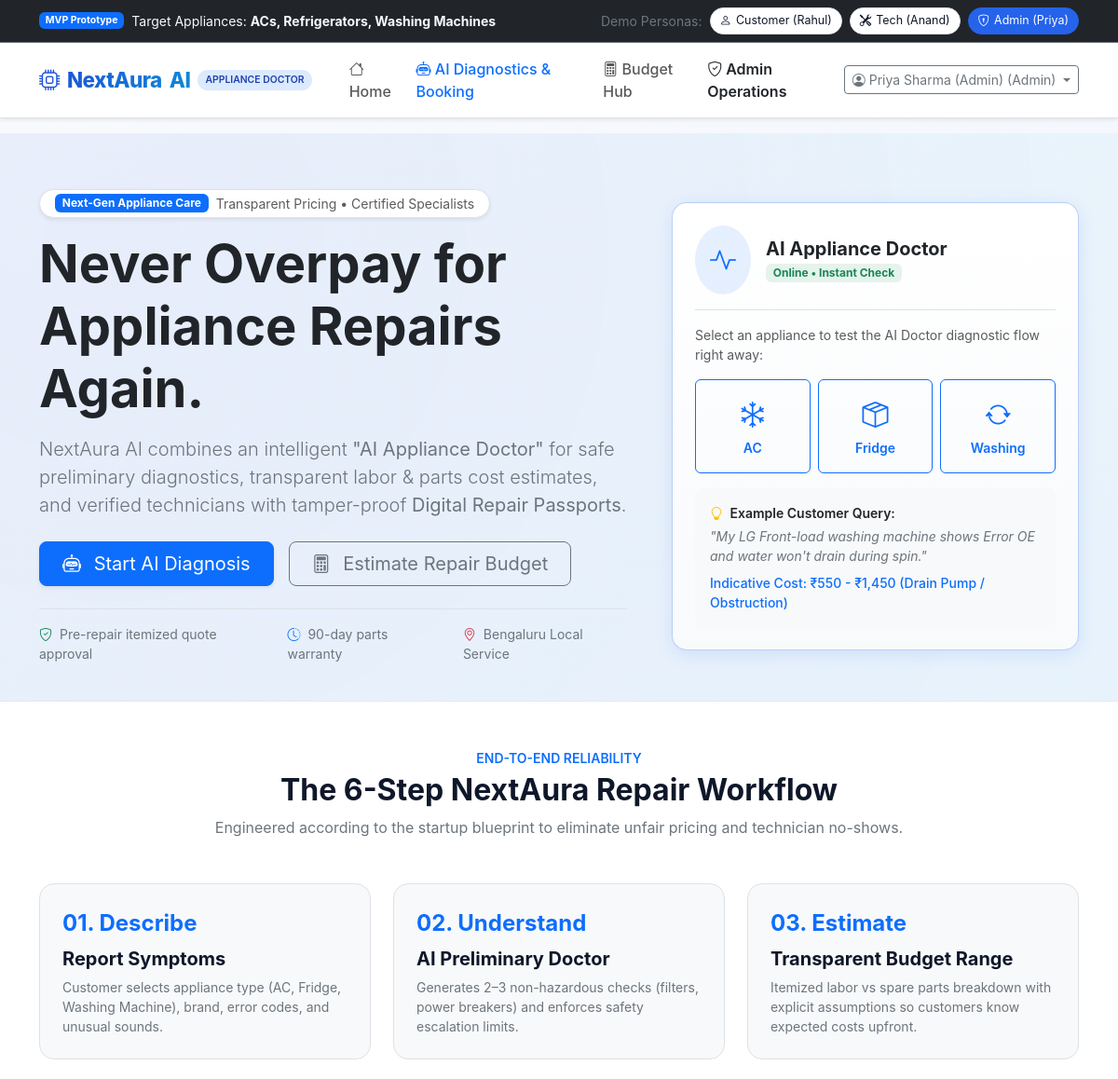
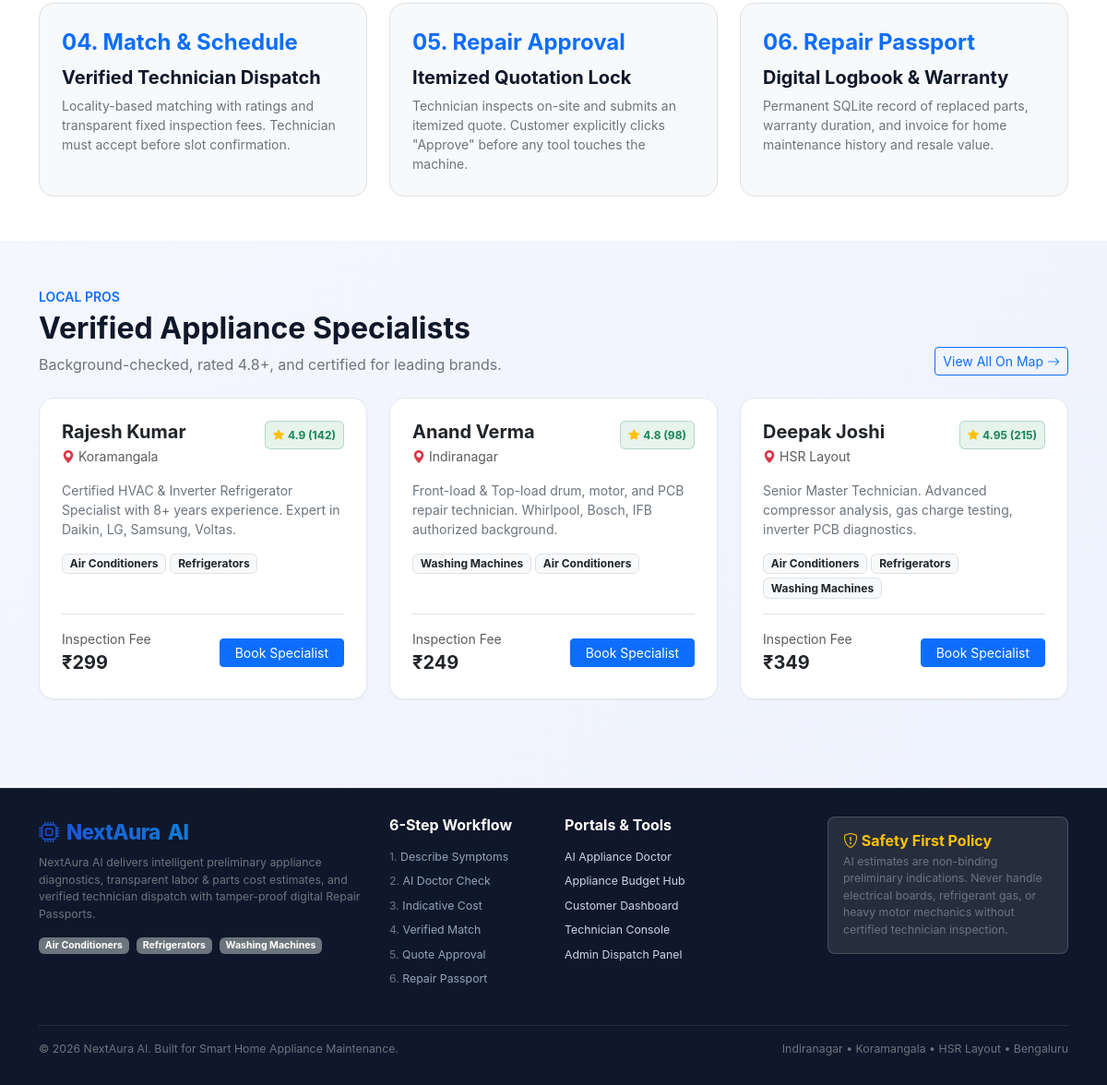
The page / (signed in) on the database its author committed (2 pictures, top to bottom).
### tables this page shows
CREATE TABLE technicians (
    id INTEGER PRIMARY KEY AUTOINCREMENT,
    user_id INTEGER UNIQUE NOT NULL,
    specialties TEXT NOT NULL, -- comma separated e.g. "Air Conditioners, Refrigerators"
    experience_years INTEGER NOT NULL DEFAULT 5,
    rating REAL NOT NULL DEFAULT 4.8,
    reviews_count INTEGER NOT NULL DEFAULT 24,
    jobs_completed INTEGER NOT NULL DEFAULT 89,
    base_inspection_fee REAL NOT NULL DEFAULT 299.00,
    hourly_rate REAL NOT NULL DEFAULT 450.00,
    verified INTEGER NOT NULL DEFAULT 1 CHECK(verified IN (0, 1)),
    latitude REAL NOT NULL DEFAULT 12.9716,
    longitude REAL NOT NULL DEFAULT 77.5946,
    locality TEXT NOT NULL DEFAULT 'Indiranagar',
    bio TEXT,
    FOREIGN KEY(user_id) REFERENCES users(id) ON DELETE CASCADE
);

CREATE TABLE users (
    id INTEGER PRIMARY KEY AUTOINCREMENT,
    email TEXT UNIQUE NOT NULL,
    password_hash TEXT NOT NULL,
    full_name TEXT NOT NULL,
    phone TEXT NOT NULL,
    role TEXT NOT NULL CHECK(role IN ('customer', 'technician', 'admin')),
    address TEXT,
    locality TEXT DEFAULT 'Indiranagar',
    created_at TIMESTAMP DEFAULT CURRENT_TIMESTAMP
);

### app.py (the view)
@app.route("/")
def index():
    conn = get_db()
    cursor = conn.cursor()
    cursor.execute("""
        SELECT t.*, u.full_name, u.phone, u.locality
        FROM technicians t
        JOIN users u ON t.user_id = u.id
        WHERE t.verified = 1
        LIMIT 6
    """)
    featured_technicians = cursor.fetchall()
    cursor.execute("SELECT COUNT(*) FROM bookings WHERE status = 'completed'")
    completed_jobs_count = cursor.fetchone()[0] or 148
    conn.close()
    return render_template("index.html",
                           technicians=featured_technicians,
                           completed_jobs_count=completed_jobs_count)

### app.py (called while the page is built)
@app.context_processor
def inject_user():
    return {
        "current_user": {
            "id": session.get("user_id"),
            "email": session.get("email"),
            "name": session.get("full_name"),
            "role": session.get("role")
        } if "user_id" in session else None,
        "now": datetime.datetime.now()
    }

### database.py (called while the page is built)
def get_db():
    conn = sqlite3.connect(DB_PATH)
    conn.row_factory = sqlite3.Row
    conn.execute("PRAGMA foreign_keys = ON")
    return conn

### templates/index.html (shortened to what this page needs)
{% extends "base.html" %}
{% block content %}
<section class="hero-banner">
  <div class="container">
    <div class="row align-items-center g-5">
      <div class="col-lg-7">
        <div class="d-inline-flex align-items-center gap-2 px-3 py-1 rounded-pill bg-white border shadow-sm mb-3">
          <span class="badge bg-primary">Next-Gen Appliance Care</span>
          <span class="small text-muted">Transparent Pricing • Certified Specialists</span>
        </div>
        <h1 class="display-4 fw-bold text-dark mb-3">
          Never Overpay for Appliance Repairs Again.
        </h1>
        <p class="lead text-secondary mb-4">
          NextAura AI combines an intelligent <strong>"AI Appliance Doctor"</strong> for safe preliminary diagnostics, transparent labor & parts cost estimates, and verified technicians with tamper-proof <strong>Digital Repair Passports</strong>.
        </p>
        <div class="d-flex flex-wrap gap-3">
          <a href="{{ url_for('diagnose_page') }}" class="btn btn-primary btn-lg px-4 shadow-sm">
            <i class="bi bi-robot me-2"></i> Start AI Diagnosis
          </a>
          <a href="{{ url_for('budget_calculator') }}" class="btn btn-outline-secondary btn-lg px-4">
            <i class="bi bi-calculator me-2"></i> Estimate Repair Budget
          </a>
        </div>
        <div class="mt-4 pt-3 border-top d-flex gap-4 small text-secondary">
          <div><i class="bi bi-shield-check text-success me-1"></i> Pre-repair itemized quote approval</div>
          <div><i class="bi bi-clock-history text-primary me-1"></i> 90-day parts warranty</div>
          <div><i class="bi bi-geo-alt text-danger me-1"></i> Bengaluru Local Service</div>
        </div>
      </div>
      <div class="col-lg-5">
        <div class="card aura-card p-4 ai-doctor-glow">
          <div class="d-flex align-items-center gap-3 mb-3 pb-3 border-bottom">
            <div class="rounded-circle bg-primary bg-opacity-10 p-3 text-primary fs-3">
              <i class="bi bi-activity"></i>
            </div>
            <div>
              <h5 class="mb-0 fw-bold">AI Appliance Doctor</h5>
              <span class="badge bg-success bg-opacity-10 text-success">Online • Instant Check</span>
            </div>
          </div>
          <p class="small text-muted mb-3">
            Select an appliance to test the AI Doctor diagnostic flow right away:
          </p>
          <div class="row g-2 mb-3">
            <div class="col-4">
              <a href="{{ url_for('diagnose_page') }}" class="btn btn-outline-primary w-100 py-3 text-center d-flex flex-column align-items-center">
                <i class="bi bi-snow fs-3 mb-1"></i>
                <span class="small fw-semibold">AC</span>
              </a>
            </div>
            <div class="col-4">
              <a href="{{ url_for('diagnose_page') }}" class="btn btn-outline-primary w-100 py-3 text-center d-flex flex-column align-items-center">
                <i class="bi bi-box-seam fs-3 mb-1"></i>
                <span class="small fw-semibold">Fridge</span>
              </a>
            </div>
            <div class="col-4">
              <a href="{{ url_for('diagnose_page') }}" class="btn btn-outline-primary w-100 py-3 text-center d-flex flex-column align-items-center">
                <i class="bi bi-arrow-repeat fs-3 mb-1"></i>
                <span class="small fw-semibold">Washing</span>
              </a>
            </div>
          </div>
          <div class="p-3 bg-light rounded-3 small">
            <div class="fw-semibold text-dark mb-1"><i class="bi bi-lightbulb text-warning me-1"></i> Example Customer Query:</div>
            <em class="text-secondary">"My LG Front-load washing machine shows Error OE and water won't drain during spin."</em>
            <div class="mt-2 text-primary fw-medium">Indicative Cost: ₹550 - ₹1,450 (Drain Pump / Obstruction)</div>
          </div>
        </div>
      </div>
    </div>
  </div>
</section>
<section class="py-5 bg-white">
  <div class="container">
    <div class="text-center max-w-700 mx-auto mb-5">
      <span class="text-primary fw-semibold small text-uppercase">End-to-End Reliability</span>
      <h2 class="fw-bold mt-1">The 6-Step NextAura Repair Workflow</h2>
      <p class="text-secondary">Engineered according to the startup blueprint to eliminate unfair pricing and technician no-shows.</p>
    </div>
    <div class="row g-4">
      <div class="col-md-4 col-sm-6">
        <div class="p-4 rounded-4 border bg-light h-100">
          <div class="text-primary fw-bold fs-4 mb-2">01. Describe</div>
          <h5 class="fw-bold">Report Symptoms</h5>
          <p class="small text-secondary mb-0">Customer selects appliance type (AC, Fridge, Washing Machine), brand, error codes, and unusual sounds.</p>
        </div>
      </div>
      <div class="col-md-4 col-sm-6">
        <div class="p-4 rounded-4 border bg-light h-100">
          <div class="text-primary fw-bold fs-4 mb-2">02. Understand</div>
          <h5 class="fw-bold">AI Preliminary Doctor</h5>
          <p class="small text-secondary mb-0">Generates 2–3 non-hazardous checks (filters, power breakers) and enforces safety escalation limits.</p>
        </div>
      </div>
      <div class="col-md-4 col-sm-6">
        <div class="p-4 rounded-4 border bg-light h-100">
          <div class="text-primary fw-bold fs-4 mb-2">03. Estimate</div>
          <h5 class="fw-bold">Transparent Budget Range</h5>
          <p class="small text-secondary mb-0">Itemized labor vs spare parts breakdown with explicit assumptions so customers know expected costs upfront.</p>
        </div>
      </div>
      <div class="col-md-4 col-sm-6">
        <div class="p-4 rounded-4 border bg-light h-100">
          <div class="text-primary fw-bold fs-4 mb-2">04. Match & Schedule</div>
          <h5 class="fw-bold">Verified Technician Dispatch</h5>
          <p class="small text-secondary mb-0">Locality-based matching with ratings and transparent fixed inspection fees. Technician must accept before slot confirmation.</p>
        </div>
      </div>
      <div class="col-md-4 col-sm-6">
        <div class="p-4 rounded-4 border bg-light h-100">
          <div class="text-primary fw-bold fs-4 mb-2">05. Repair Approval</div>
          <h5 class="fw-bold">Itemized Quotation Lock</h5>
          <p class="small text-secondary mb-0">Technician inspects on-site and submits an itemized quote. Customer explicitly clicks "Approve" before any tool touches the machine.</p>
        </div>
      </div>
      <div class="col-md-4 col-sm-6">
        <div class="p-4 rounded-4 border bg-light h-100">
          <div class="text-primary fw-bold fs-4 mb-2">06. Repair Passport</div>
          <h5 class="fw-bold">Digital Logbook & Warranty</h5>
          <p class="small text-secondary mb-0">Permanent SQLite record of replaced parts, warranty duration, and invoice for home maintenance history and resale value.</p>
        </div>
      </div>
    </div>
  </div>
</section>
<section class="py-5">
  <div class="container">
    <div class="d-flex flex-wrap justify-content-between align-items-end mb-4">
      <div>
        <span class="text-primary fw-semibold small text-uppercase">Local Pros</span>
        <h2 class="fw-bold mt-1">Verified Appliance Specialists</h2>
        <p class="text-secondary mb-0">Background-checked, rated 4.8+, and certified for leading brands.</p>
      </div>
      <a href="{{ url_for('diagnose_page') }}" class="btn btn-outline-primary btn-sm">View All On Map <i class="bi bi-arrow-right"></i></a>
    </div>
    <div class="row g-4">
      {% for t in technicians %}
      <div class="col-lg-4 col-md-6">
        <div class="card aura-card p-4 h-100">
          <div class="d-flex justify-content-between align-items-start mb-3">
            <div>
              <h5 class="fw-bold mb-1">{{ t.full_name }}</h5>
              <div class="text-muted small"><i class="bi bi-geo-alt-fill text-danger me-1"></i>{{ t.locality }}</div>
            </div>
            <span class="badge bg-success bg-opacity-10 text-success border border-success border-opacity-25 py-2 px-2">
              <i class="bi bi-star-fill text-warning me-1"></i>{{ t.rating }} ({{ t.reviews_count }})
            </span>
          </div>
          <p class="small text-secondary mb-3">{{ t.bio }}</p>
          <div class="d-flex flex-wrap gap-1 mb-3">
            {% for s in t.specialties.split(',') %}
              <span class="badge bg-light text-dark border">{{ s.strip() }}</span>
            {% endfor %}
          </div>
          <div class="mt-auto pt-3 border-top d-flex justify-content-between align-items-center">
            <div>
              <div class="text-muted small">Inspection Fee</div>
              <div class="fw-bold text-dark fs-5">₹{{ "%.0f"|format(t.base_inspection_fee) }}</div>
            </div>
            <a href="{{ url_for('diagnose_page') }}" class="btn btn-primary btn-sm px-3">
              Book Specialist
            </a>
          </div>
        </div>
      </div>
      {% endfor %}
    </div>
  </div>
</section>
{% endblock %}

### static/css/style.css (style rules this page uses)
:root { --primary: #2563eb; --primary-hover: #1d4ed8; --primary-light: #eff6ff; --primary-dark: #1e3a8a; --secondary: #0f172a; --accent: #06b6d4; --accent-light: #ecfeff; --success: #10b981; --success-light: #ecfdf5; --warning: #f59e0b; --warning-light: #fffbeb; --danger: #ef4444; --danger-light: #fef2f2; --card-bg: #ffffff; --bg-gradient: linear-gradient(135deg, #f8fafc 0%, #eef2ff 100%); --text-main: #0f172a; --text-muted: #64748b; --border: #e2e8f0; --shadow-sm: 0 1px 2px 0 rgb(0 0 0 / 0.05); --shadow-md: 0 4px 6px -1px rgb(0 0 0 / 0.1), 0 2px 4px -2px rgb(0 0 0 / 0.1); --shadow-lg: 0 10px 15px -3px rgb(0 0 0 / 0.1), 0 4px 6px -4px rgb(0 0 0 / 0.1); --radius-lg: 16px; --radius-md: 10px; }
body { font-family: -apple-system, BlinkMacSystemFont, "Segoe UI", Roboto, "Helvetica Neue", Arial, sans-serif; color: var(--text-main); background: var(--bg-gradient); min-height: 100vh; margin: 0; display: flex; flex-direction: column; }
.aura-card { background: rgba(255, 255, 255, 0.95); backdrop-filter: blur(8px); border: 1px solid var(--border); border-radius: var(--radius-lg); box-shadow: var(--shadow-sm); transition: all 0.25s ease; }
.hero-banner { background: radial-gradient(circle at 10% 20%, rgba(37, 99, 235, 0.08) 0%, rgba(6, 182, 212, 0.05) 90%); padding: 60px 0 40px; border-bottom: 1px solid rgba(226, 232, 240, 0.8); }
.ai-doctor-glow { border: 1px solid rgba(37, 99, 235, 0.3); box-shadow: 0 4px 20px -2px rgba(37, 99, 235, 0.15); background: linear-gradient(180deg, #ffffff 0%, #f8fafc 100%); }

### rows shown on the page
technicians: full_name "Rajesh Kumar", locality "Koramangala", rating "4.9", reviews_count "142", bio "Certified HVAC & Inverter Refrigerator Specialist with 8+ years experience. Expert in Daikin, LG, Samsung, Voltas.", strip "Air Conditioners" "Refrigerators", base_inspection_fee "299"
technicians: full_name "Anand Verma", locality "Indiranagar", rating "4.8", reviews_count "98", bio "Front-load & Top-load drum, motor, and PCB repair technician. Whirlpool, Bosch, IFB authorized background.", strip "Washing Machines" "Air Conditioners", base_inspection_fee "249"
technicians: full_name "Deepak Joshi", locality "HSR Layout", rating "4.95", reviews_count "215", bio "Senior Master Technician. Advanced compressor analysis, gas charge testing, inverter PCB diagnostics.", strip "Air Conditioners" "Refrigerators" "Washing Machines", base_inspection_fee "349"

### other values the page prints
{{ current_user.name }} "Priya Sharma (Admin)"
{{ current_user.role|capitalize }} "Admin"
